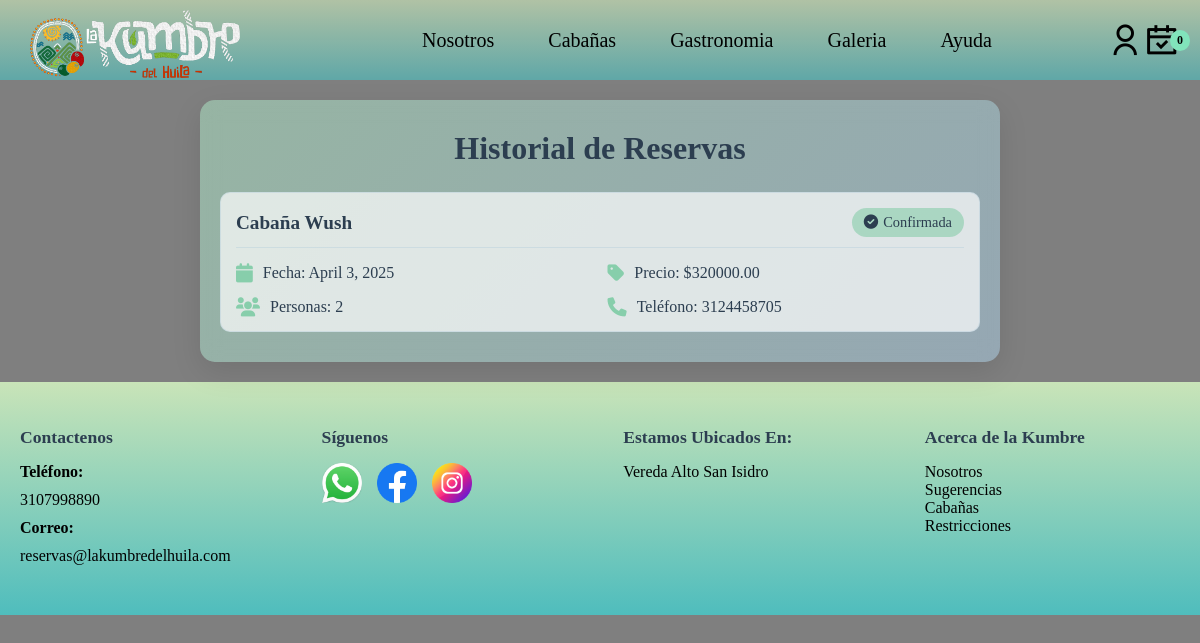
The app's page /historial/ (signed in), older data.
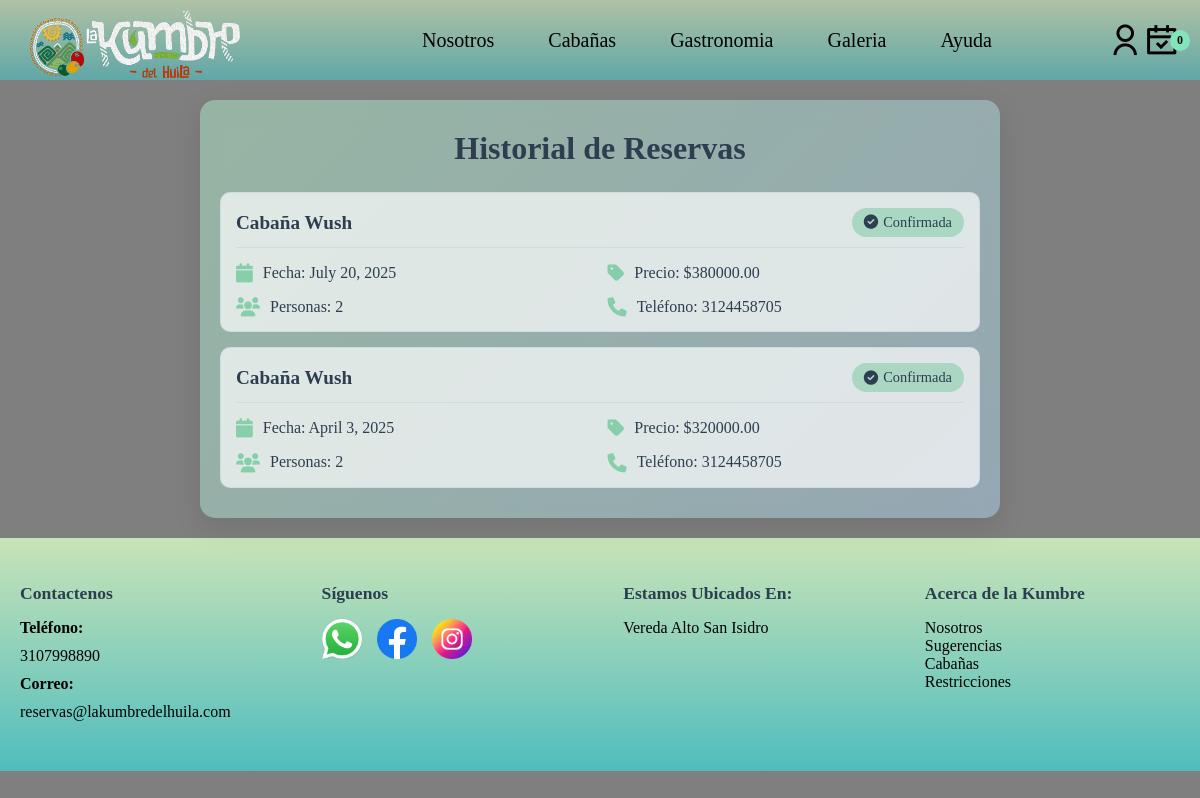
The same page, newer data.
### kumbre/models.py (models this page shows, shortened)
class Reserva(models.Model):
    usuario = models.ForeignKey(User, on_delete=models.CASCADE)
    cabana = models.CharField(max_length=100)  # Nombre de la cabaña
    fecha = models.DateField()
    precio = models.DecimalField(max_digits=10, decimal_places=2, default=0.0) # Precio de la cabaña
    telefono = models.CharField(max_length=15)  # Teléfono del usuario
    numero_personas = models.PositiveIntegerField()  # Número de personas en la reserva
    personas_adicionales = models.PositiveIntegerField(default=0)  # Número de personas adicionales
    precio_personas_adicionales = models.DecimalField(max_digits=10, decimal_places=2, default=0.0)  # Precio por personas adicionales
    estado = models.CharField(max_length=50, choices=[('Pendiente', 'Pendiente'), ('Aprobada', 'Aprobada')])
    confirmada = models.BooleanField(default=False)
    class Meta:
        unique_together = ('cabana', 'fecha')

### kumbre/views.py (the view)
# urls.py: path('historial/', views.historial, name='historial'),
@login_required
def historial(request):
    reservas = Reserva.objects.filter(usuario=request.user).order_by('-fecha')
    compras = Compra.objects.filter(usuario=request.user).order_by('-fecha_creacion')
    return render(request, 'historial.html', {
        'reservas': reservas,
        'compras': compras
    })

### kumbre/context_processors.py (called while the page is built)
def cart_count(request):
    if request.user.is_authenticated:
        count = Reserva.objects.filter(usuario=request.user, confirmada=False).count()
    else:
        count = 0
    return {'cart_count': count}

### kumbre/templates/historial.html (shortened to what this page needs)
{% extends 'base.html' %}
{% load static %}
{% block content %}
<link rel="stylesheet" href="{% static 'styles/historial.css' %}">
<link rel="stylesheet" href="https://cdnjs.cloudflare.com/ajax/libs/font-awesome/6.0.0-beta3/css/all.min.css">
    <div id="reservas" class="tab-content active">
        <div class="container reservas-container">
            <div class="reservas-section">
                <h1>Historial de Reservas</h1>
                {% if reservas %}
                    <div class="reservas-historial">
                        {% for reserva in reservas %}
                            <div class="reserva-item">
                                <div class="reserva-header">
                                    <span class="reserva-cabana">{{ reserva.cabana }}</span>
                                    <span class="reserva-estado {% if reserva.confirmada %}confirmada{% else %}pendiente{% endif %}">
                                        {% if reserva.confirmada %}
                                            <i class="fas fa-check-circle"></i> Confirmada
                                        {% else %}
                                            <i class="fas fa-clock"></i> Pendiente
                                        {% endif %}
                                    </span>
                                </div>
                                <div class="reserva-detalles">
                                    <div class="reserva-dato">
                                        <i class="fas fa-calendar"></i> Fecha: {{ reserva.fecha }}
                                    </div>
                                    <div class="reserva-dato">
                                        <i class="fas fa-tag"></i> Precio: ${{ reserva.precio }}
                                    </div>
                                    <div class="reserva-dato">
                                        <i class="fas fa-users"></i> Personas: {{ reserva.numero_personas }}
                                    </div>
                                    <div class="reserva-dato">
                                        <i class="fas fa-phone"></i> Teléfono: {{ reserva.telefono }}
                                    </div>
                                </div>
                            </div>
                        {% endfor %}
                    </div>
                {% else %}
                    <div class="no-reservas">
                        <p>No tienes reservas actualmente.</p>
                        <a href="{% url 'cabanas' %}" class="boton1">Hacer una reserva</a>
                    </div>
                {% endif %}
            </div>
        </div>
    </div>
{% endblock %}

Row changes from the older to the newer data that the page shows:
added Reserva: cabana "Cabaña Wush", confirmada True (drawn), fecha "July 20, 2025", precio "380000.00", numero_personas "2", telefono "3124458705"
